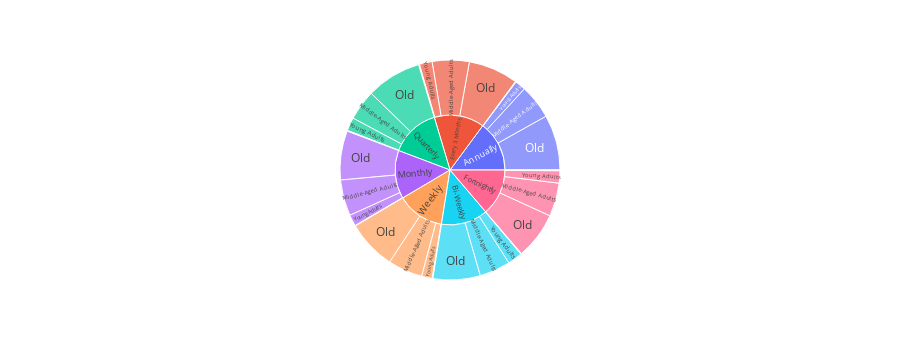

Notebook code for this chart:
### Code cell
# Question 10)How does the frequency of purchases vary across different age groups?
px.sunburst(shop , path=['Frequency of Purchases','Age_category'] , values='Age') # creates a sunburst chart using the Plotly Express library (px).

### Figure 1 — Plotly figure (JSON) as saved in the notebook; plotly's stock layout.template omitted (floating-point values rounded to 4 significant figures)
{"data": [{"branchvalues": "total", "domain": {"x": [0, 1], "y": [0, 1]}, "hovertemplate": "labels=%{label}<br>Age=%{value}<br>parent=%{parent}<br>id=%{id}<extra></extra>", "ids": ["Annually/Child", "Bi-Weekly/Child", "Every 3 Months/Child", "Fortnightly/Child", "Monthly/Child", "Quarterly/Child", "Weekly/Child", "Annually/Teen", "Bi-Weekly/Teen", "Every 3 Months/Teen", "Fortnightly/Teen", "Monthly/Teen", "Quarterly/Teen", "Weekly/Teen", "Annually/Young Adults", "Bi-Weekly/Young Adults", "Every 3 Months/Young Adults", "Fortnightly/Young Adults", "Monthly/Young Adults", "Quarterly/Young Adults", "Weekly/Young Adults", "Annually/Middle-Aged Adults", "Bi-Weekly/Middle-Aged Adults", "Every 3 Months/Middle-Aged Adults", "Fortnightly/Middle-Aged Adults", "Monthly/Middle-Aged Adults", "Quarterly/Middle-Aged Adults", "Weekly/Middle-Aged Adults", "Annually/Old", "Bi-Weekly/Old", "Every 3 Months/Old", "Fortnightly/Old", "Monthly/Old", "Quarterly/Old", "Weekly/Old", "Annually", "Bi-Weekly", "Every 3 Months", "Fortnightly", "Monthly", "Quarterly", "Weekly"], "labels": ["Child", "Child", "Child", "Child", "Child", "Child", "Child", "Teen", "Teen", "Teen", "Teen", "Teen", "Teen", "Teen", "Young Adults", "Young Adults", "Young Adults", "Young Adults", "Young Adults", "Young Adults", "Young Adults", "Middle-Aged Adults", "Middle-Aged Adults", "Middle-Aged Adults", "Middle-Aged Adults", "Middle-Aged Adults", "Middle-Aged Adults", "Middle-Aged Adults", "Old", "Old", "Old", "Old", "Old", "Old", "Old", "Annually", "Bi-Weekly", "Every 3 Months", "Fortnightly", "Monthly", "Quarterly", "Weekly"], "name": "", "parents": ["Annually", "Bi-Weekly", "Every 3 Months", "Fortnightly", "Monthly", "Quarterly", "Weekly", "Annually", "Bi-Weekly", "Every 3 Months", "Fortnightly", "Monthly", "Quarterly", "Weekly", "Annually", "Bi-Weekly", "Every 3 Months", "Fortnightly", "Monthly", "Quarterly", "Weekly", "Annually", "Bi-Weekly", "Every 3 Months", "Fortnightly", "Monthly", "Quarterly", "Weekly", "Annually", "Bi-Weekly", "Every 3 Months", "Fortnightly", "Monthly", "Quarterly", "Weekly", "", "", "", "", "", "", ""], "type": "sunburst", "values": [0, 0, 0, 0, 0, 0, 0, 180, 180, 216, 180, 126, 198, 162, 2679, 3709, 3235, 3110, 2873, 3365, 2680, 8712, 7802, 9343, 8468, 9106, 7652, 8736, 13978, 11940, 12556, 11866, 12384, 13943, 12488, 25549, 23631, 25350, 23624, 24489, 25158, 24066]}], "layout": {"autosize": true, "height": 360, "legend": {"tracegroupgap": 0}, "margin": {"t": 60}}}
